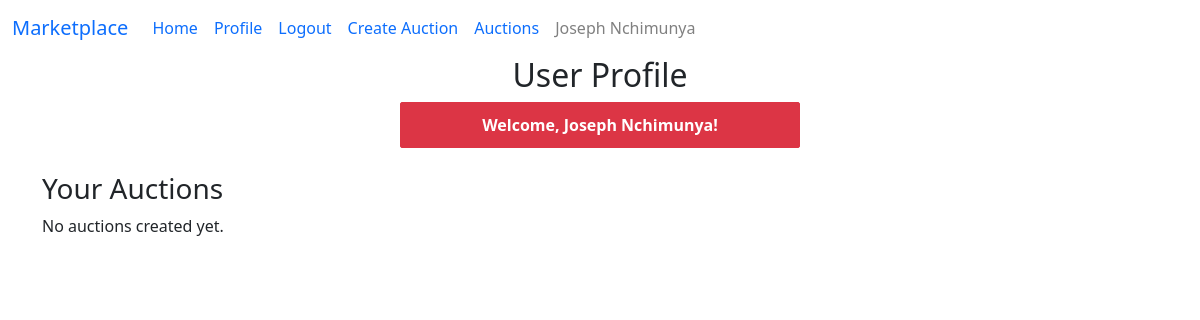
The page /profile (signed in) on the database as committed earlier.
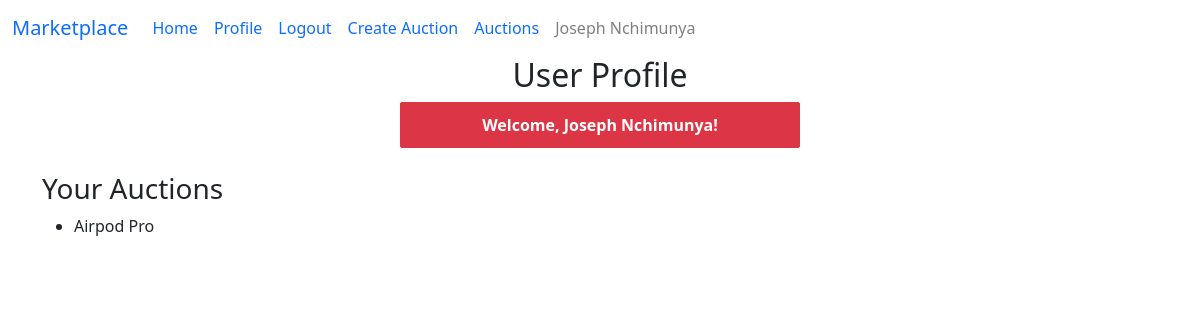
The same page on the database as committed later.
### models.py (models this page shows)
class Auction(db.Model):
    __tablename__ = 'auctions'
    id = db.Column(db.Integer, primary_key=True)
    title = db.Column(db.String(255), nullable=False)
    description = db.Column(db.Text)
    initial_bid = db.Column(db.Float, nullable=False)
    end_date = db.Column(db.DateTime, nullable=False)
    user_id = db.Column(db.Integer, ForeignKey('users.id'), nullable=False)
    user = relationship('User', back_populates='auctions')

### app.py (the view)
@app.route('/profile')
@login_required
def profile():
    if 'username' in session:
        username = session['username']
        user = User.query.filter_by(username=username).first()
        if user:
            user_auctions = Auction.query.filter_by(user_id=user.id).all()
            return render_template('profile.html', access_token=session.get('access_token'), username=username, user_auctions=user_auctions)
    return render_template('profile.html', access_token=session.get('access_token'))

### app.py (called while the page is built)
@login_manager.user_loader
def load_user(user_id):
    return User.query.get(int(user_id))

def login_required(view_func):
    @wraps(view_func)
    def wrapped_view(*args, **kwargs):
        if 'access_token' not in session:
            return redirect(url_for('landing_page'))
        return view_func(*args, **kwargs)
    return wrapped_view

### templates/profile.html (shortened to what this page needs)
{% extends 'base.html' %}
{% block content %}
  <h2>User Profile</h2>
  {% if access_token %}
    <div class="message">Welcome, {{ username }}!</div>
    <div class="mt-4 container">
      <h3>Your Auctions</h3>
      {% if user_auctions %}
        <ul>
          {% for auction in user_auctions %}
            <li>{{ auction.title }}</li>
          {% endfor %}
        </ul>
      {% else %}
        <p>No auctions created yet.</p>
      {% endif %}
    </div>
  {% else %}
    <div class="error">Access denied. Please log in.</div>
    <p><a href="{{ url_for('login') }}">Login</a></p>
  {% endif %}
{% endblock %}

Rows that differ between the two databases and show on the page:
added Auction: title "Airpod Pro"
Other text that changed with them:
text no longer shown: "No auctions created yet."
